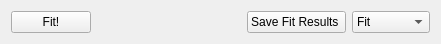
     <widget class="QWidget" name="layoutWidget">
      <property name="geometry">
       <rect>
        <x>528</x>
        <y>4</y>
        <width>441</width>
        <height>27</height>
       </rect>
      </property>
      <layout class="QHBoxLayout" name="horizontalLayout_43">
       <item>
        <widget class="QPushButton" name="pushButton_global_fit_2">
         <property name="toolTip">
          <string>Fitting according to the Fitmodel defined in the tab time, but without any a-priori knowledge of the DAS</string>
         </property>
         <property name="text">
          <string>Fit!</string>
         </property>
        </widget>
       </item>
       <item>
        <spacer name="horizontalSpacer_28">
         <property name="orientation">
          <enum>Qt::Horizontal</enum>
         </property>
         <property name="sizeHint" stdset="0">
          <size>
           <width>40</width>
           <height>20</height>
          </size>
         </property>
        </spacer>
       </item>
       <item>
        <widget class="QPushButton" name="pushButton_save_global_fit_results">
         <property name="text">
          <string>Save Fit Results </string>
         </property>
        </widget>
       </item>
       <item>
        <widget class="QComboBox" name="comboBox_global_fit_or_residual">
         <item>
          <property name="text">
           <string>Fit</string>
          </property>
         </item>
         <item>
          <property name="text">
           <string>Residual</string>
          </property>
         </item>
        </widget>
       </item>
      </layout>
     </widget>
